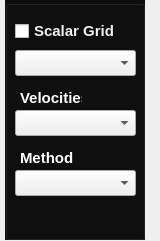
    <widget class="QWidget" name="widget_B3" native="true">
     <property name="geometry">
      <rect>
       <x>160</x>
       <y>250</y>
       <width>160</width>
       <height>241</height>
      </rect>
     </property>
     <widget class="QGroupBox" name="groupBox_6">
      <property name="geometry">
       <rect>
        <x>5</x>
        <y>0</y>
        <width>140</width>
        <height>240</height>
       </rect>
      </property>
      <property name="sizePolicy">
       <sizepolicy hsizetype="Preferred" vsizetype="Preferred">
        <horstretch>0</horstretch>
        <verstretch>0</verstretch>
       </sizepolicy>
      </property>
      <property name="palette">
       <palette>
        <active>
         <colorrole role="WindowText">
          <brush brushstyle="SolidPattern">
           <color alpha="255">
            <red>255</red>
            <green>255</green>
            <blue>255</blue>
           </color>
          </brush>
         </colorrole>
         <colorrole role="Button">
          <brush brushstyle="SolidPattern">
           <color alpha="255">
            <red>15</red>
            <green>15</green>
            <blue>15</blue>
           </color>
          </brush>
         </colorrole>
         <colorrole role="Base">
          <brush brushstyle="SolidPattern">
           <color alpha="255">
            <red>15</red>
            <green>15</green>
            <blue>15</blue>
           </color>
          </brush>
         </colorrole>
         <colorrole role="Window">
          <brush brushstyle="SolidPattern">
           <color alpha="255">
            <red>15</red>
            <green>15</green>
            <blue>15</blue>
           </color>
          </brush>
         </colorrole>
        </active>
        <inactive>
         <colorrole role="WindowText">
          <brush brushstyle="SolidPattern">
           <color alpha="255">
            <red>255</red>
            <green>255</green>
            <blue>255</blue>
           </color>
          </brush>
         </colorrole>
         <colorrole role="Button">
          <brush brushstyle="SolidPattern">
           <color alpha="255">
            <red>15</red>
            <green>15</green>
            <blue>15</blue>
           </color>
          </brush>
         </colorrole>
         <colorrole role="Base">
          <brush brushstyle="SolidPattern">
           <color alpha="255">
            <red>15</red>
            <green>15</green>
            <blue>15</blue>
           </color>
          </brush>
         </colorrole>
         <colorrole role="Window">
          <brush brushstyle="SolidPattern">
           <color alpha="255">
            <red>15</red>
            <green>15</green>
            <blue>15</blue>
           </color>
          </brush>
         </colorrole>
        </inactive>
        <disabled>
         <colorrole role="WindowText">
          <brush brushstyle="SolidPattern">
           <color alpha="255">
            <red>127</red>
            <green>127</green>
            <blue>127</blue>
           </color>
          </brush>
         </colorrole>
         <colorrole role="Button">
          <brush brushstyle="SolidPattern">
           <color alpha="255">
            <red>15</red>
            <green>15</green>
            <blue>15</blue>
           </color>
          </brush>
         </colorrole>
         <colorrole role="Base">
          <brush brushstyle="SolidPattern">
           <color alpha="255">
            <red>15</red>
            <green>15</green>
            <blue>15</blue>
           </color>
          </brush>
         </colorrole>
         <colorrole role="Window">
          <brush brushstyle="SolidPattern">
           <color alpha="255">
            <red>15</red>
            <green>15</green>
            <blue>15</blue>
           </color>
          </brush>
         </colorrole>
        </disabled>
       </palette>
      </property>
      <property name="styleSheet">
       <string notr="true">QGroupBox {
	
	background-color: rgb(15, 15, 15);
}</string>
      </property>
      <property name="title">
       <string/>
      </property>
      <widget class="QCheckBox" name="checkBox_4">
       <property name="geometry">
        <rect>
         <x>10</x>
         <y>20</y>
         <width>114</width>
         <height>22</height>
        </rect>
       </property>
       <property name="palette">
        <palette>
         <active>
          <colorrole role="WindowText">
           <brush brushstyle="SolidPattern">
            <color alpha="255">
             <red>240</red>
             <green>240</green>
             <blue>240</blue>
            </color>
           </brush>
          </colorrole>
         </active>
         <inactive>
          <colorrole role="WindowText">
           <brush brushstyle="SolidPattern">
            <color alpha="255">
             <red>240</red>
             <green>240</green>
             <blue>240</blue>
            </color>
           </brush>
          </colorrole>
         </inactive>
         <disabled>
          <colorrole role="WindowText">
           <brush brushstyle="SolidPattern">
            <color alpha="255">
             <red>127</red>
             <green>127</green>
             <blue>127</blue>
            </color>
           </brush>
          </colorrole>
         </disabled>
        </palette>
       </property>
       <property name="font">
        <font>
         <pointsize>11</pointsize>
         <weight>75</weight>
         <bold>true</bold>
        </font>
       </property>
       <property name="text">
        <string>Scalar Grid</string>
       </property>
      </widget>
      <widget class="QComboBox" name="scalarBox">
       <property name="geometry">
        <rect>
         <x>10</x>
         <y>50</y>
         <width>121</width>
         <height>26</height>
        </rect>
       </property>
       <property name="font">
        <font>
         <pointsize>10</pointsize>
        </font>
       </property>
      </widget>
      <widget class="QLabel" name="label_8">
       <property name="geometry">
        <rect>
         <x>15</x>
         <y>90</y>
         <width>62</width>
         <height>16</height>
        </rect>
       </property>
       <property name="palette">
        <palette>
         <active>
          <colorrole role="WindowText">
           <brush brushstyle="SolidPattern">
            <color alpha="255">
             <red>255</red>
             <green>255</green>
             <blue>255</blue>
            </color>
           </brush>
          </colorrole>
         </active>
         <inactive>
          <colorrole role="WindowText">
           <brush brushstyle="SolidPattern">
            <color alpha="255">
             <red>255</red>
             <green>255</green>
             <blue>255</blue>
            </color>
           </brush>
          </colorrole>
         </inactive>
         <disabled>
          <colorrole role="WindowText">
           <brush brushstyle="SolidPattern">
            <color alpha="255">
             <red>127</red>
             <green>127</green>
             <blue>127</blue>
            </color>
           </brush>
          </colorrole>
         </disabled>
        </palette>
       </property>
       <property name="font">
        <font>
         <pointsize>11</pointsize>
         <weight>75</weight>
         <bold>true</bold>
        </font>
       </property>
       <property name="text">
        <string>Velocities</string>
       </property>
      </widget>
      <widget class="QComboBox" name="velocityBox">
       <property name="geometry">
        <rect>
         <x>10</x>
         <y>110</y>
         <width>121</width>
         <height>26</height>
        </rect>
       </property>
       <property name="font">
        <font>
         <pointsize>10</pointsize>
        </font>
       </property>
      </widget>
      <widget class="QLabel" name="label_9">
       <property name="geometry">
        <rect>
         <x>15</x>
         <y>150</y>
         <width>62</width>
         <height>16</height>
        </rect>
       </property>
       <property name="palette">
        <palette>
         <active>
          <colorrole role="WindowText">
           <brush brushstyle="SolidPattern">
            <color alpha="255">
             <red>255</red>
             <green>255</green>
             <blue>255</blue>
            </color>
           </brush>
          </colorrole>
         </active>
         <inactive>
          <colorrole role="WindowText">
           <brush brushstyle="SolidPattern">
            <color alpha="255">
             <red>255</red>
             <green>255</green>
             <blue>255</blue>
            </color>
           </brush>
          </colorrole>
         </inactive>
         <disabled>
          <colorrole role="WindowText">
           <brush brushstyle="SolidPattern">
            <color alpha="255">
             <red>127</red>
             <green>127</green>
             <blue>127</blue>
            </color>
           </brush>
          </colorrole>
         </disabled>
        </palette>
       </property>
       <property name="font">
        <font>
         <pointsize>11</pointsize>
         <weight>75</weight>
         <bold>true</bold>
        </font>
       </property>
       <property name="text">
        <string>Method</string>
       </property>
      </widget>
      <widget class="QComboBox" name="methodBox">
       <property name="geometry">
        <rect>
         <x>10</x>
         <y>170</y>
         <width>121</width>
         <height>26</height>
        </rect>
       </property>
       <property name="font">
        <font>
         <pointsize>10</pointsize>
        </font>
       </property>
      </widget>
     </widget>
    </widget>
